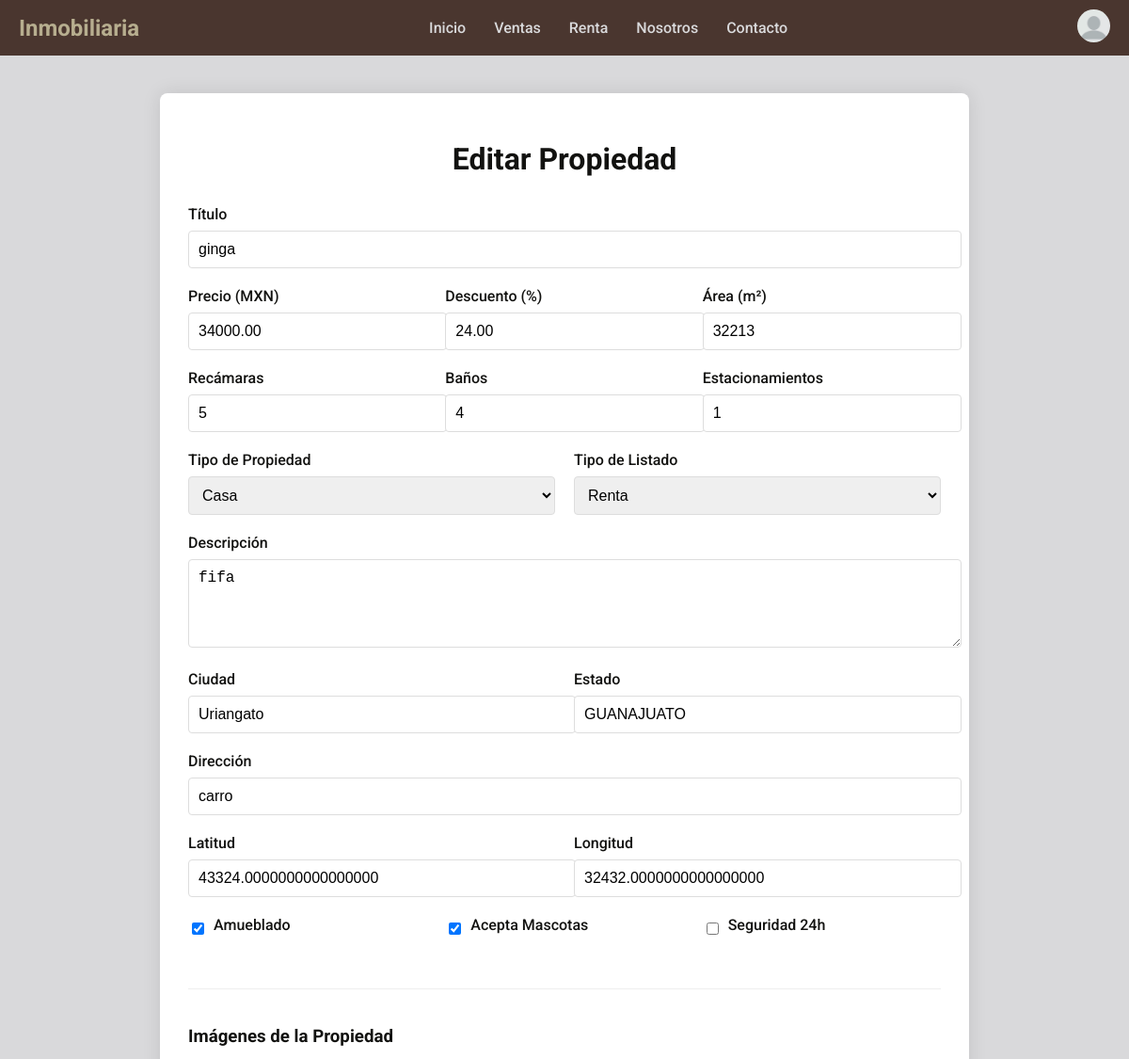
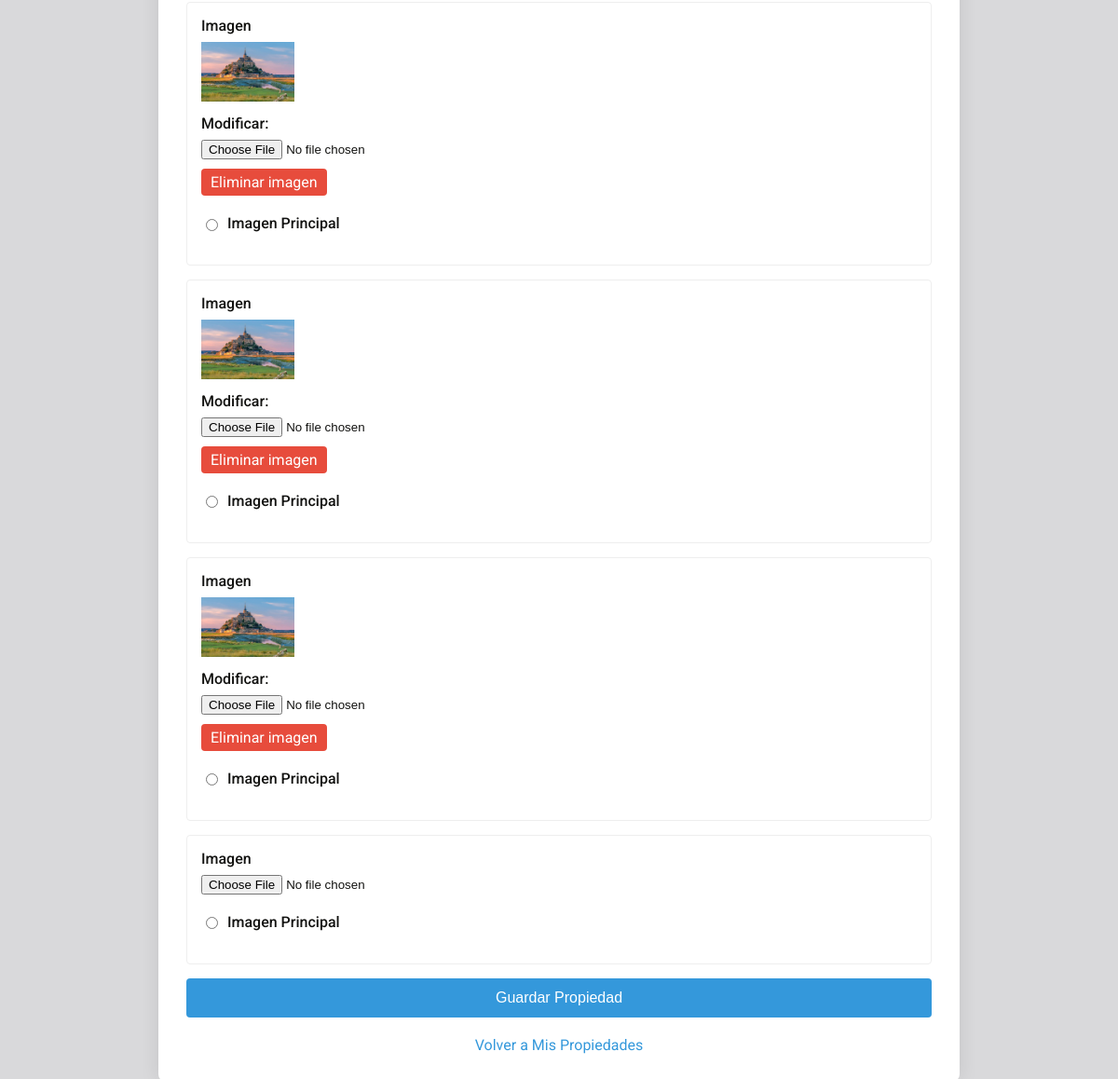
The app's page /editar-propiedad/11/ (signed in) with its own data (2 pictures, top to bottom).
### real_estate/models.py (models this page shows, shortened)
class Property(models.Model):
    owner = models.ForeignKey(User, on_delete=models.CASCADE, related_name='properties', null=True, blank=True)
    PROPERTY_TYPE_CHOICES = [
        ('casa', 'Casa'),
        ('departamento', 'Departamento'),
        ('terreno', 'Terreno'),
        ('comercial', 'Local Comercial'),
        ('oficina', 'Oficina'),
    ]
    LISTING_TYPE_CHOICES = [
        ('venta', 'Venta'),
        ('renta', 'Renta'),
    ]
    title = models.CharField(max_length=200, verbose_name="Título")
    description = models.TextField(verbose_name="Descripción")
    price = models.DecimalField(max_digits=12, decimal_places=2, verbose_name="Precio")
    discount_percentage = models.DecimalField(max_digits=5, decimal_places=2, default=0, verbose_name="Descuento (%)")
    address = models.CharField(max_length=255, verbose_name="Dirección")
    city = models.CharField(max_length=100, verbose_name="Ciudad")
    state = models.CharField(max_length=100, verbose_name="Estado")
    bedrooms = models.PositiveSmallIntegerField(default=0, verbose_name="Habitaciones")
    bathrooms = models.PositiveSmallIntegerField(default=0, verbose_name="Baños")
    area = models.PositiveIntegerField(help_text="Área en metros cuadrados", verbose_name="Superficie")
    parking_spaces = models.PositiveSmallIntegerField(default=0, verbose_name="Estacionamientos")
    property_type = models.CharField(max_length=20, choices=PROPERTY_TYPE_CHOICES, verbose_name="Tipo de Propiedad")
    listing_type = models.CharField(max_length=10, choices=LISTING_TYPE_CHOICES, verbose_name="Tipo de Listado")
    is_featured = models.BooleanField(default=False, verbose_name="Destacado")
    accepts_pets = models.BooleanField(default=False, verbose_name="Acepta Mascotas")
    is_furnished = models.BooleanField(default=False, verbose_name="Amueblado")
    has_security = models.BooleanField(default=False, verbose_name="Seguridad 24h")
    created_at = models.DateTimeField(auto_now_add=True, verbose_name="Fecha de Creación")
    updated_at = models.DateTimeField(auto_now=True, verbose_name="Última Actualización")
    latitude = models.DecimalField(max_digits=22, decimal_places=16, null=True, blank=True, verbose_name="Latitud")
    longitude = models.DecimalField(max_digits=22, decimal_places=16, null=True, blank=True, verbose_name="Longitud")
    class Meta:
        verbose_name = "Propiedad"
        verbose_name_plural = "Propiedades"

class PropertyImage(models.Model):
    property = models.ForeignKey(Property, related_name='images', on_delete=models.CASCADE, verbose_name="Propiedad")
    image = models.ImageField(upload_to='properties/', verbose_name="Imagen")
    is_main = models.BooleanField(default=False, verbose_name="Imagen Principal")
    class Meta:
        verbose_name = "Imagen de Propiedad"
        verbose_name_plural = "Imágenes de Propiedades"

### real_estate/views.py (the view)
# urls.py: path('editar-propiedad/<int:id>/', views.edit_property, name='edit_property'),
@login_required
def edit_property(request, id):
    property = get_object_or_404(Property, id=id, owner=request.user)
    ImageFormSet = modelformset_factory(PropertyImage, form=PropertyImageForm, extra=1)
    if request.method == 'POST':
        form = PropertyForm(request.POST, instance=property)
        formset = ImageFormSet(request.POST, request.FILES, queryset=property.images.all())
        if form.is_valid() and formset.is_valid():
            property = form.save()
            instances = formset.save(commit=False)
            for instance in instances:
                if instance.image:
                    instance.property = property
                    instance.save()
            if 'main_image' in request.POST:
                main_image_id = request.POST.get('main_image')
                print(f"Main image ID: {main_image_id}")
                PropertyImage.objects.filter(property=property).update(is_main=False)
                try:
                    main_image = PropertyImage.objects.get(id=main_image_id, property=property)
                    main_image.is_main = True
                    main_image.save()
                    print(f"Set image {main_image_id} as main")
                except PropertyImage.DoesNotExist:
                    print(f"Image with ID {main_image_id} not found")
            return redirect('my_properties')
        else:
            print(f"Form errors: {form.errors}")
            print(f"Formset errors: {formset.errors}")
    else:
        form = PropertyForm(instance=property)
        formset = ImageFormSet(queryset=property.images.all())
    return render(request, 'real_estate/property_form.html', {
        'form': form,
        'formset': formset,
        'title': 'Editar Propiedad',
        'property': property
    })

### real_estate/forms.py
class PropertyForm(forms.ModelForm):
    class Meta:
        model = Property
        fields = [
            'title', 'description', 'price', 'discount_percentage', 'address',
            'city', 'state', 'bedrooms', 'bathrooms', 'area',
            'parking_spaces', 'property_type', 'listing_type',
            'is_featured', 'accepts_pets', 'is_furnished', 'has_security',
            'latitude', 'longitude'
        ]
        widgets = {
            'description': forms.Textarea(attrs={'rows': 4}),
            'discount_percentage': forms.NumberInput(attrs={'min': 0, 'max': 100, 'step': 0.01}),
        }

### templates/real_estate/property_form.html (shortened to what this page needs)
{% extends 'real_estate/base.html' %}
{% load static %}
{% block content %}
<div class="form-container">
    <div class="form-title">
        <h1>{{ title }}</h1>
    </div>
    <form method="post" enctype="multipart/form-data">
        <div class="form-group">
            <label for="id_title">Título</label>
            {{ form.title }}
        </div>
        <div class="form-row">
            <div class="form-col">
                <div class="form-group">
                    <label for="id_price">Precio (MXN)</label>
                    {{ form.price }}
                </div>
            </div>
            <div class="form-col">
                <div class="form-group">
                    <label for="id_discount_percentage">Descuento (%)</label>
                    {{ form.discount_percentage }}
                </div>
            </div>
            <div class="form-col">
                <div class="form-group">
                    <label for="id_area">Área (m²)</label>
                    {{ form.area }}
                </div>
            </div>
        </div>
        <div class="form-row">
            <div class="form-col">
                <div class="form-group">
                    <label for="id_bedrooms">Recámaras</label>
                    {{ form.bedrooms }}
                </div>
            </div>
            <div class="form-col">
                <div class="form-group">
                    <label for="id_bathrooms">Baños</label>
                    {{ form.bathrooms }}
                </div>
            </div>
            <div class="form-col">
                <div class="form-group">
                    <label for="id_parking_spaces">Estacionamientos</label>
                    {{ form.parking_spaces }}
                </div>
            </div>
        </div>
        <div class="form-row">
            <div class="form-col">
                <div class="form-group">
                    <label for="id_property_type">Tipo de Propiedad</label>
                    {{ form.property_type }}
                </div>
            </div>
            <div class="form-col">
                <div class="form-group">
                    <label for="id_listing_type">Tipo de Listado</label>
                    {{ form.listing_type }}
                </div>
            </div>
        </div>
        <div class="form-group">
            <label for="id_description">Descripción</label>
            {{ form.description }}
        </div>
        <div class="form-row">
            <div class="form-col">
                <div class="form-group">
                    <label for="id_city">Ciudad</label>
                    {{ form.city }}
                </div>
            </div>
            <div class="form-col">
                <div class="form-group">
                    <label for="id_state">Estado</label>
                    {{ form.state }}
                </div>
            </div>
        </div>
        <div class="form-group">
            <label for="id_address">Dirección</label>
            {{ form.address }}
        </div>
        <div class="form-row">
            <div class="form-col">
                <div class="form-group">
                    <label for="id_latitude">Latitud</label>
                    {{ form.latitude }}
                </div>
            </div>
            <div class="form-col">
                <div class="form-group">
                    <label for="id_longitude">Longitud</label>
                    {{ form.longitude }}
                </div>
            </div>
        </div>
        <div class="form-row">
            <div class="form-col">
                <div class="form-group checkbox-group">
                    {{ form.is_furnished }}
                    <label for="id_is_furnished">Amueblado</label>
                </div>
            </div>
            <div class="form-col">
                <div class="form-group checkbox-group">
                    {{ form.accepts_pets }}
                    <label for="id_accepts_pets">Acepta Mascotas</label>
                </div>
            </div>
            <div class="form-col">
                <div class="form-group checkbox-group">
                    {{ form.has_security }}
                    <label for="id_has_security">Seguridad 24h</label>
                </div>
            </div>
        </div>
        <div class="formset-container">
            <h3 class="formset-title">Imágenes de la Propiedad</h3>
            {% for form in formset %}
                <div class="formset-item">
                    <div class="form-group">
                        <label>Imagen</label>
                        {% if form.instance.image %}
                            <div style="margin-bottom: 10px;">
                                <img src="{{ form.instance.image.url }}" alt="Imagen de propiedad" style="max-width: 100px; max-height: 100px;">
                            </div>
                            <div>
                                <label>Modificar:</label>
                                <input type="file" name="{{ form.image.html_name }}" id="{{ form.image.auto_id }}" class="form-control">
                            </div>
                            <div style="margin-top: 10px;">
                                <a href="{% url 'delete_image' form.instance.id %}" class="delete-image-btn"
                                   onclick="return confirm('¿Estás seguro de que deseas eliminar esta imagen?');"
                                   style="background-color: #e74c3c; color: white; padding: 5px 10px; border-radius: 4px; text-decoration: none; display: inline-block;">
                                    Eliminar imagen
                                </a>
                            </div>
                        {% else %}
                            {{ form.image }}
                        {% endif %}
                    </div>
                    <div class="form-group checkbox-group" style="justify-content: flex-start; align-items: center;">
                        <input type="radio" name="main_image" value="{{ form.instance.id }}" id="main_image_{{ form.instance.id }}"
       {% if form.instance.is_main %}checked{% endif %}>
                        <label for="main_image_{{ form.instance.id }}" style="margin-bottom: 0;">Imagen Principal</label>
                    </div>
                </div>
            {% endfor %}
        </div>
        <button type="submit" class="submit-btn">Guardar Propiedad</button>
    </form>
    <a href="{% url 'my_properties' %}" class="back-link">Volver a Mis Propiedades</a>
</div>
{% endblock %}

### static/css/styles.css (style rules this page uses)
body { font-family: 'Roboto', sans-serif; margin: 0; padding: 0; background-color: #d9d9db; color: #121210; }

### templates/real_estate/property_form.html (style rules this page uses)
.form-container { max-width: 800px; margin: 40px auto; padding: 30px; background-color: #fff; border-radius: 8px; box-shadow: 0 0 20px rgba(0, 0, 0, 0.1); }
.form-title { text-align: center; margin-bottom: 30px; }
.form-group { margin-bottom: 20px; }
label { display: block; margin-bottom: 8px; font-weight: 500; }
input[type="text"], input[type="number"], textarea, select { width: 100%; padding: 10px; border: 1px solid #ddd; border-radius: 4px; font-size: 16px; }
.checkbox-group { display: flex; align-items: center; }
.checkbox-group input { margin-right: 10px; }
.form-row { display: flex; gap: 20px; }
.form-col { flex: 1; }
.submit-btn { background-color: #3498db; color: white; border: none; padding: 12px 20px; border-radius: 4px; font-size: 16px; cursor: pointer; width: 100%; }
.back-link { display: block; margin-top: 20px; text-align: center; color: #3498db; text-decoration: none; }
.formset-container { margin-top: 30px; border-top: 1px solid #eee; padding-top: 20px; }
.formset-title { margin-bottom: 15px; }
.formset-item { margin-bottom: 15px; padding: 15px; border: 1px solid #eee; border-radius: 4px; }

### records on screen
Property: title "ginga", price "34000.00", discount_percentage "24.00", area "32213", bedrooms "5", bathrooms "4", parking_spaces "1", property_type "Casa", listing_type "Renta", description "fifa", city "Uriangato", state "GUANAJUATO", address "carro", latitude "43324.0000000000000000", longitude "32432.0000000000000000", is_furnished "☑", accepts_pets "☑"
PropertyImage: instance.image (picture), is_main "☐ Imagen Principal"
PropertyImage: instance.image (picture), is_main "☐ Imagen Principal"
PropertyImage: instance.image (picture), is_main "☐ Imagen Principal"

### other values on screen
{{ title }} "Editar Propiedad"
